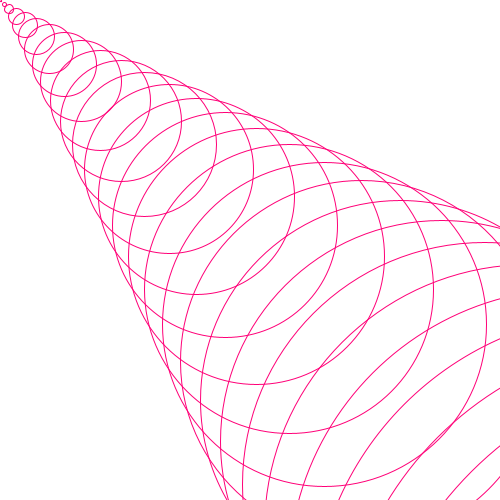
Frame 1 (no input)
Frame 60 (the mouse pressed at the canvas centre just before this capture): identical to frame 1, image omitted
Frame 120 (the mouse held since frame 60 and released just before this capture): identical to frame 1, image omitted

The Processing sketch that drew this single still picture (run headless with seeded random() and noise(); from frame 60 on, the mouse is pressed at the canvas centre):

// Processing sketch: aug10e_customfn
// ── aug10e_customfn.pde
void setup(){
  size(500,500);
  smooth();
  
}

void draw(){
  background(255);
  for(int i=0; i<width ;i++){
    drawCircle(i*i,i*i,i*i,color(255,0,119));
  }
}

void drawCircle (int circX,int circY,int circD, color c){
  noFill();
  stroke(c);
  ellipse(circX,circY,circD,circD);
}
